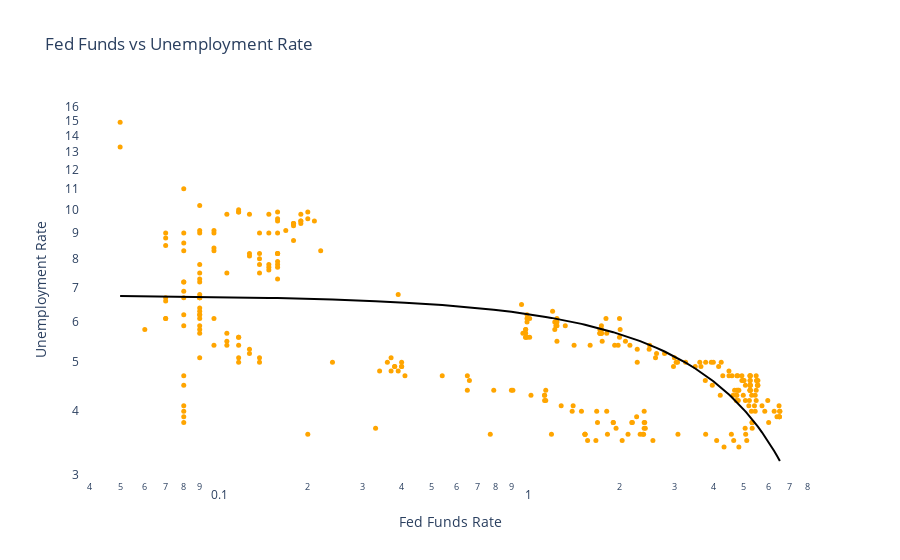

Write notebook code for a chart like this one.
### Code cell
# Scatter plot for 'Fed Funds vs Unemployment Rate with trend line and markers
fig1 = px.scatter(x =fed_funds['FEDFUNDS'], y = un_employment['UNRATE'], log_x = True, log_y = True,
                  title = 'Fed Funds vs Unemployment Rate',
                  labels = {'x' : 'Fed Funds Rate', 'y': 'Unemployment Rate' },
                  trendline_color_override = 'black', # set trend line color to black
                  trendline = 'ols') # use ordinary least squares (OLS) for the trend line

# Update marker properties
fig1.update_traces(marker = dict(color='orange',size = 5))# Set Marker color and size

fig1.update_layout(
    plot_bgcolor='rgba(0,0,0,0)') # Set background color to the plot
fig1.write_html('Ineractive _Scatter_plot_Fed_funds_rate_vs_Unemployment_rate.html')
fig1.show()

### Figure 1 — Plotly figure (JSON) as saved in the notebook; plotly's stock layout.template omitted (floating-point values rounded to 4 significant figures; data arrays with more than 128 entries replaced by an {"elided": "..."} marker saying what was removed)
{"data": [{"hovertemplate": "Fed Funds Rate=%{x}<br>Unemployment Rate=%{y}<extra></extra>", "legendgroup": "", "marker": {"color": "orange", "size": 5, "symbol": "circle"}, "mode": "markers", "name": "", "orientation": "v", "showlegend": false, "type": "scatter", "x": {"elided": "311 float values"}, "xaxis": "x", "y": {"elided": "311 float values"}, "yaxis": "y"}, {"hovertemplate": "<b>OLS trendline</b><br>y = -0.548982 * x + 6.77925<br>R<sup>2</sup>=0.347250<br><br>Fed Funds Rate=%{x}<br>Unemployment Rate=%{y} <b>(trend)</b><extra></extra>", "legendgroup": "", "line": {"color": "black"}, "marker": {"color": "orange", "size": 5, "symbol": "circle"}, "mode": "lines", "name": "", "showlegend": false, "type": "scatter", "x": {"elided": "311 float values"}, "xaxis": "x", "y": {"elided": "311 float values"}, "yaxis": "y"}], "layout": {"legend": {"tracegroupgap": 0}, "plot_bgcolor": "rgba(0,0,0,0)", "title": {"text": "Fed Funds vs Unemployment Rate"}, "xaxis": {"anchor": "y", "domain": [0, 1], "title": {"text": "Fed Funds Rate"}, "type": "log"}, "yaxis": {"anchor": "x", "domain": [0, 1], "title": {"text": "Unemployment Rate"}, "type": "log"}}}
